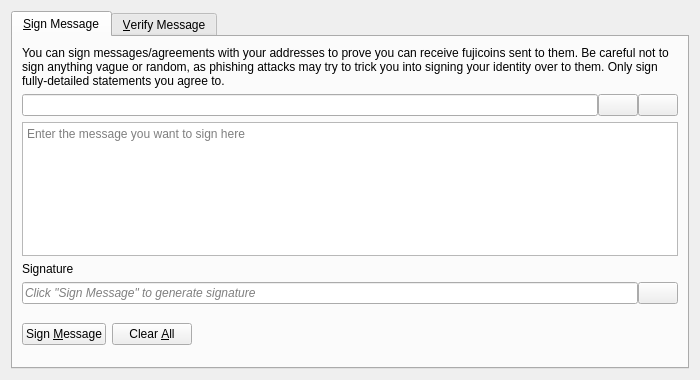
<?xml version="1.0" encoding="UTF-8"?>
<ui version="4.0">
 <class>SignVerifyMessageDialog</class>
 <widget class="QDialog" name="SignVerifyMessageDialog">
  <property name="geometry">
   <rect>
    <x>0</x>
    <y>0</y>
    <width>700</width>
    <height>380</height>
   </rect>
  </property>
  <property name="windowTitle">
   <string>Signatures - Sign / Verify a Message</string>
  </property>
  <property name="modal">
   <bool>true</bool>
  </property>
  <layout class="QVBoxLayout" name="verticalLayout">
   <item>
    <widget class="QTabWidget" name="tabWidget">
     <property name="currentIndex">
      <number>0</number>
     </property>
     <widget class="QWidget" name="tabSignMessage">
      <attribute name="title">
       <string>&amp;Sign Message</string>
      </attribute>
      <layout class="QVBoxLayout" name="verticalLayout_SM">
       <item>
        <widget class="QLabel" name="infoLabel_SM">
         <property name="text">
          <string>You can sign messages/agreements with your addresses to prove you can receive fujicoins sent to them. Be careful not to sign anything vague or random, as phishing attacks may try to trick you into signing your identity over to them. Only sign fully-detailed statements you agree to.</string>
         </property>
         <property name="textFormat">
          <enum>Qt::PlainText</enum>
         </property>
         <property name="wordWrap">
          <bool>true</bool>
         </property>
        </widget>
       </item>
       <item>
        <layout class="QHBoxLayout" name="horizontalLayout_1_SM">
         <property name="spacing">
          <number>0</number>
         </property>
         <item>
          <widget class="QValidatedLineEdit" name="addressIn_SM">
           <property name="toolTip">
            <string>The Fujicoin address to sign the message with</string>
           </property>
          </widget>
         </item>
         <item>
          <widget class="QPushButton" name="addressBookButton_SM">
           <property name="toolTip">
            <string>Choose previously used address</string>
           </property>
           <property name="text">
            <string/>
           </property>
           <property name="icon">
            <iconset resource="../fujicoin.qrc">
             <normaloff>:/icons/address-book</normaloff>:/icons/address-book</iconset>
           </property>
           <property name="shortcut">
            <string>Alt+A</string>
           </property>
           <property name="autoDefault">
            <bool>false</bool>
           </property>
          </widget>
         </item>
         <item>
          <widget class="QPushButton" name="pasteButton_SM">
           <property name="toolTip">
            <string>Paste address from clipboard</string>
           </property>
           <property name="text">
            <string/>
           </property>
           <property name="icon">
            <iconset resource="../fujicoin.qrc">
             <normaloff>:/icons/editpaste</normaloff>:/icons/editpaste</iconset>
           </property>
           <property name="shortcut">
            <string>Alt+P</string>
           </property>
           <property name="autoDefault">
            <bool>false</bool>
           </property>
          </widget>
         </item>
        </layout>
       </item>
       <item>
        <widget class="QPlainTextEdit" name="messageIn_SM">
         <property name="toolTip">
          <string>Enter the message you want to sign here</string>
         </property>
         <property name="placeholderText">
          <string>Enter the message you want to sign here</string>
         </property>
        </widget>
       </item>
       <item>
        <widget class="QLabel" name="signatureLabel_SM">
         <property name="text">
          <string>Signature</string>
         </property>
         <property name="textFormat">
          <enum>Qt::PlainText</enum>
         </property>
        </widget>
       </item>
       <item>
        <layout class="QHBoxLayout" name="horizontalLayout_2_SM">
         <property name="spacing">
          <number>0</number>
         </property>
         <item>
          <widget class="QLineEdit" name="signatureOut_SM">
           <property name="placeholderText">
            <string>Click "Sign Message" to generate signature</string>
           </property>
           <property name="font">
            <font>
             <italic>true</italic>
            </font>
           </property>
           <property name="readOnly">
            <bool>true</bool>
           </property>
          </widget>
         </item>
         <item>
          <widget class="QPushButton" name="copySignatureButton_SM">
           <property name="toolTip">
            <string>Copy the current signature to the system clipboard</string>
           </property>
           <property name="text">
            <string/>
           </property>
           <property name="icon">
            <iconset resource="../fujicoin.qrc">
             <normaloff>:/icons/editcopy</normaloff>:/icons/editcopy</iconset>
           </property>
           <property name="autoDefault">
            <bool>false</bool>
           </property>
          </widget>
         </item>
        </layout>
       </item>
       <item>
        <layout class="QHBoxLayout" name="horizontalLayout_3_SM">
         <item>
          <widget class="QPushButton" name="signMessageButton_SM">
           <property name="toolTip">
            <string>Sign the message to prove you own this Fujicoin address</string>
           </property>
           <property name="text">
            <string>Sign &amp;Message</string>
           </property>
           <property name="icon">
            <iconset resource="../fujicoin.qrc">
             <normaloff>:/icons/edit</normaloff>:/icons/edit</iconset>
           </property>
           <property name="autoDefault">
            <bool>false</bool>
           </property>
          </widget>
         </item>
         <item>
          <widget class="QPushButton" name="clearButton_SM">
           <property name="toolTip">
            <string>Reset all sign message fields</string>
           </property>
           <property name="text">
            <string>Clear &amp;All</string>
           </property>
           <property name="icon">
            <iconset resource="../fujicoin.qrc">
             <normaloff>:/icons/remove</normaloff>:/icons/remove</iconset>
           </property>
           <property name="autoDefault">
            <bool>false</bool>
           </property>
          </widget>
         </item>
         <item>
          <spacer name="horizontalSpacer_1_SM">
           <property name="orientation">
            <enum>Qt::Horizontal</enum>
           </property>
           <property name="sizeHint" stdset="0">
            <size>
             <width>40</width>
             <height>48</height>
            </size>
           </property>
          </spacer>
         </item>
         <item>
          <widget class="QLabel" name="statusLabel_SM">
           <property name="font">
            <font>
             <weight>75</weight>
             <bold>true</bold>
            </font>
           </property>
           <property name="text">
            <string/>
           </property>
           <property name="wordWrap">
            <bool>true</bool>
           </property>
          </widget>
         </item>
         <item>
          <spacer name="horizontalSpacer_2_SM">
           <property name="orientation">
            <enum>Qt::Horizontal</enum>
           </property>
           <property name="sizeHint" stdset="0">
            <size>
             <width>40</width>
             <height>48</height>
            </size>
           </property>
          </spacer>
         </item>
        </layout>
       </item>
      </layout>
     </widget>
     <widget class="QWidget" name="tabVerifyMessage">
      <attribute name="title">
       <string>&amp;Verify Message</string>
      </attribute>
      <layout class="QVBoxLayout" name="verticalLayout_VM">
       <item>
        <widget class="QLabel" name="infoLabel_VM">
         <property name="text">
          <string>Enter the receiver's address, message (ensure you copy line breaks, spaces, tabs, etc. exactly) and signature below to verify the message. Be careful not to read more into the signature than what is in the signed message itself, to avoid being tricked by a man-in-the-middle attack. Note that this only proves the signing party receives with the address, it cannot prove sendership of any transaction!</string>
         </property>
         <property name="textFormat">
          <enum>Qt::PlainText</enum>
         </property>
         <property name="alignment">
          <set>Qt::AlignLeading|Qt::AlignLeft|Qt::AlignTop</set>
         </property>
         <property name="wordWrap">
          <bool>true</bool>
         </property>
        </widget>
       </item>
       <item>
        <layout class="QHBoxLayout" name="horizontalLayout_1_VM">
         <property name="spacing">
          <number>0</number>
         </property>
         <item>
          <widget class="QValidatedLineEdit" name="addressIn_VM">
           <property name="toolTip">
            <string>The Fujicoin address the message was signed with</string>
           </property>
          </widget>
         </item>
         <item>
          <widget class="QPushButton" name="addressBookButton_VM">
           <property name="toolTip">
            <string>Choose previously used address</string>
           </property>
           <property name="text">
            <string/>
           </property>
           <property name="icon">
            <iconset resource="../fujicoin.qrc">
             <normaloff>:/icons/address-book</normaloff>:/icons/address-book</iconset>
           </property>
           <property name="shortcut">
            <string>Alt+A</string>
           </property>
           <property name="autoDefault">
            <bool>false</bool>
           </property>
          </widget>
         </item>
        </layout>
       </item>
       <item>
        <widget class="QPlainTextEdit" name="messageIn_VM">
          <property name="toolTip">
            <string>The signed message to verify</string>
          </property>
          <property name="placeholderText">
            <string>The signed message to verify</string>
          </property>
        </widget>
       </item>
       <item>
        <widget class="QValidatedLineEdit" name="signatureIn_VM">
          <property name="toolTip">
            <string>The signature given when the message was signed</string>
          </property>
          <property name="placeholderText">
            <string>The signature given when the message was signed</string>
          </property>
        </widget>
       </item>
       <item>
        <layout class="QHBoxLayout" name="horizontalLayout_2_VM">
         <item>
          <widget class="QPushButton" name="verifyMessageButton_VM">
           <property name="toolTip">
            <string>Verify the message to ensure it was signed with the specified Fujicoin address</string>
           </property>
           <property name="text">
            <string>Verify &amp;Message</string>
           </property>
           <property name="icon">
            <iconset resource="../fujicoin.qrc">
             <normaloff>:/icons/transaction_0</normaloff>:/icons/transaction_0</iconset>
           </property>
           <property name="autoDefault">
            <bool>false</bool>
           </property>
          </widget>
         </item>
         <item>
          <widget class="QPushButton" name="clearButton_VM">
           <property name="toolTip">
            <string>Reset all verify message fields</string>
           </property>
           <property name="text">
            <string>Clear &amp;All</string>
           </property>
           <property name="icon">
            <iconset resource="../fujicoin.qrc">
             <normaloff>:/icons/remove</normaloff>:/icons/remove</iconset>
           </property>
           <property name="autoDefault">
            <bool>false</bool>
           </property>
          </widget>
         </item>
         <item>
          <spacer name="horizontalSpacer_1_VM">
           <property name="orientation">
            <enum>Qt::Horizontal</enum>
           </property>
           <property name="sizeHint" stdset="0">
            <size>
             <width>40</width>
             <height>48</height>
            </size>
           </property>
          </spacer>
         </item>
         <item>
          <widget class="QLabel" name="statusLabel_VM">
           <property name="font">
            <font>
             <weight>75</weight>
             <bold>true</bold>
            </font>
           </property>
           <property name="text">
            <string/>
           </property>
           <property name="wordWrap">
            <bool>true</bool>
           </property>
          </widget>
         </item>
         <item>
          <spacer name="horizontalSpacer_2_VM">
           <property name="orientation">
            <enum>Qt::Horizontal</enum>
           </property>
           <property name="sizeHint" stdset="0">
            <size>
             <width>40</width>
             <height>48</height>
            </size>
           </property>
          </spacer>
         </item>
        </layout>
       </item>
      </layout>
     </widget>
    </widget>
   </item>
  </layout>
 </widget>
 <customwidgets>
  <customwidget>
   <class>QValidatedLineEdit</class>
   <extends>QLineEdit</extends>
   <header>qt/qvalidatedlineedit.h</header>
  </customwidget>
 </customwidgets>
 <resources>
  <include location="../fujicoin.qrc"/>
 </resources>
 <connections/>
</ui>
